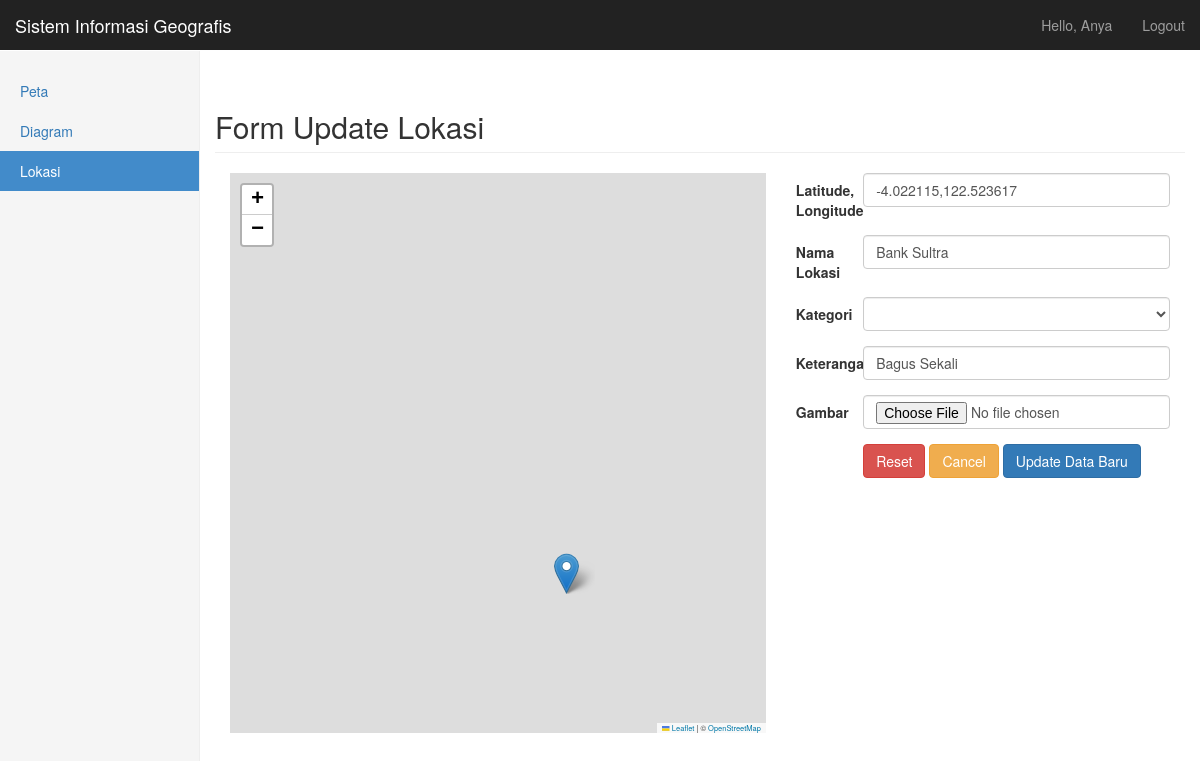
The page /update_lokasi.php?id=31 (signed in) on the database its author committed.
### tables this page shows
CREATE TABLE `lokasi` (
  `id_lokasi` int(11) NOT NULL,
  `lat_lng` varchar(255) NOT NULL,
  `nama_lokasi` varchar(255) NOT NULL,
  `kategori` varchar(255) NOT NULL,
  `keterangan` text NOT NULL,
  `gambar` varchar(255) NOT NULL
);

### update_lokasi.php (the view, shortened to what this page needs)
<?php
include 'koneksi.php';
$id = $_GET['id'];
$query = "SELECT * FROM `lokasi` WHERE `id_lokasi` = '$id'";
$result = $mysqli->query($query);
if ($result->num_rows > 0) {
	$row = $result->fetch_assoc();
}
?>
<?php include 'lib/navbar.php'; ?>
<body>
	<div class="container-fluid">
		<div class="row">
			<div class="col-sm-3 col-md-2 sidebar">
				<ul class="nav nav-sidebar">
					<li><a href="peta.php">Peta</a></li>
					<li><a href="diagram.php">Diagram</a></li>
					<li class="active"><a href=#>Lokasi</a></li>
				</ul>
			</div>
			<div class="col-sm-9 col-sm-offset-3 col-md-10 col-md-offset-2">
				<h2 class="page-header">Form Update Lokasi</h2>
				<div class="col-lg-7 flex-container">
					<div id="map"></div>
				</div>
				<div class="col-lg-5" style="padding: left 0;">
					<div class="card">
						<div class="card-body">
							<form class="form-horizontal" action="proses_update_lokasi.php?id=<?php echo $id; ?>" method="POST">
								<div class="form-group"><label for="Alamat" class="col-sm-2 control-label">Latitude, Longitude</label>
									<div class="col-sm-10">
										<input type="text" class="form-control" name="lat_lng" id="lat_lng" value="<?php echo $row['lat_lng'] ?>" placeholder="Masukkan Latitude" required />
									</div>
								</div>
								<div class="form-group">
									<label for="nama" class="col-sm-2 control-label">Nama Lokasi</label>
									<div class="col-sm-10">
										<input type="text" class="form-control" name="nama_lokasi" id="nama_lokasi" value="<?php echo $row['nama_lokasi'] ?>" placeholder="Masukkan Nama Lokasi" required />
									</div>
								</div>
								<div class="form-group">
									<label for="kategori" class="col-sm-2 control-label">Kategori</label>
									<div class="col-sm-10">
										<select name="kategori" id="kategori" class="form-control">
										</select>
									</div>
								</div>
								<div class="form-group">
									<label for="keterangan" class="col-sm-2 control-label">Keterangan</label>
									<div class="col-sm-10">
										<input type="text" class="form-control" name="keterangan" id="keterangan" value="<?php echo $row['keterangan'] ?>" placeholder="Masukkan Keterangan" required />
									</div>
								</div>
								<div class="form-group">
									<label for="gambar" class="col-sm-2 control-label">Gambar</label>
									<div class="col-sm-10">
										<input type="file" class="form-control" id="gambar" name="gambar">
									</div>
								</div>
								<div class="form-group">
									<div class="col-sm-offset-2 col-sm-10">
										<button type="reset" class="btn btn-danger">Reset</button>
										<a type="cancel" class="btn btn-warning" href="lokasi.php">Cancel</a>
										<button type="submit" class="btn btn-primary">Update Data Baru</button>
									</div>
								</div>
							</form>
						</div>
					</div>
				</div>
				<div class="col-lg-8 flex-container" style="padding-right:0">
					<div id="map"></div>
				</div>
			</div>
		</div>
	</div>
</body>

### css/dashboard.css (style rules this page uses)
body { padding-top: 50px; }
.sidebar { display: none; }
@media (min-width: 768px) { .sidebar { position: fixed; top: 51px; bottom: 0; left: 0; z-index: 1000; display: block; padding: 20px; overflow-x: hidden; overflow-y: auto; background-color: #f5f5f5; border-right: 1px solid #eee; } }
.nav-sidebar { margin-right: -21px; margin-bottom: 20px; margin-left: -20px; }
.nav-sidebar > li > a { padding-right: 20px; padding-left: 20px; }
.nav-sidebar > .active > a, .nav-sidebar > .active > a:hover, .nav-sidebar > .active > a:focus { color: #fff; background-color: #428bca; }

### update_lokasi.php (style rules this page uses)
#map { height: 70vh; width: 100%; margin-left: 0%; margin-right: auto; }
.flex-container { display: flex; justify-content: center; }

### rows shown on the page
lokasi: lat_lng "-4.022115,122.523617", nama_lokasi "Bank Sultra", keterangan "Bagus Sekali"

### other values the page prints
$_SESSION['user'] "Anya"
